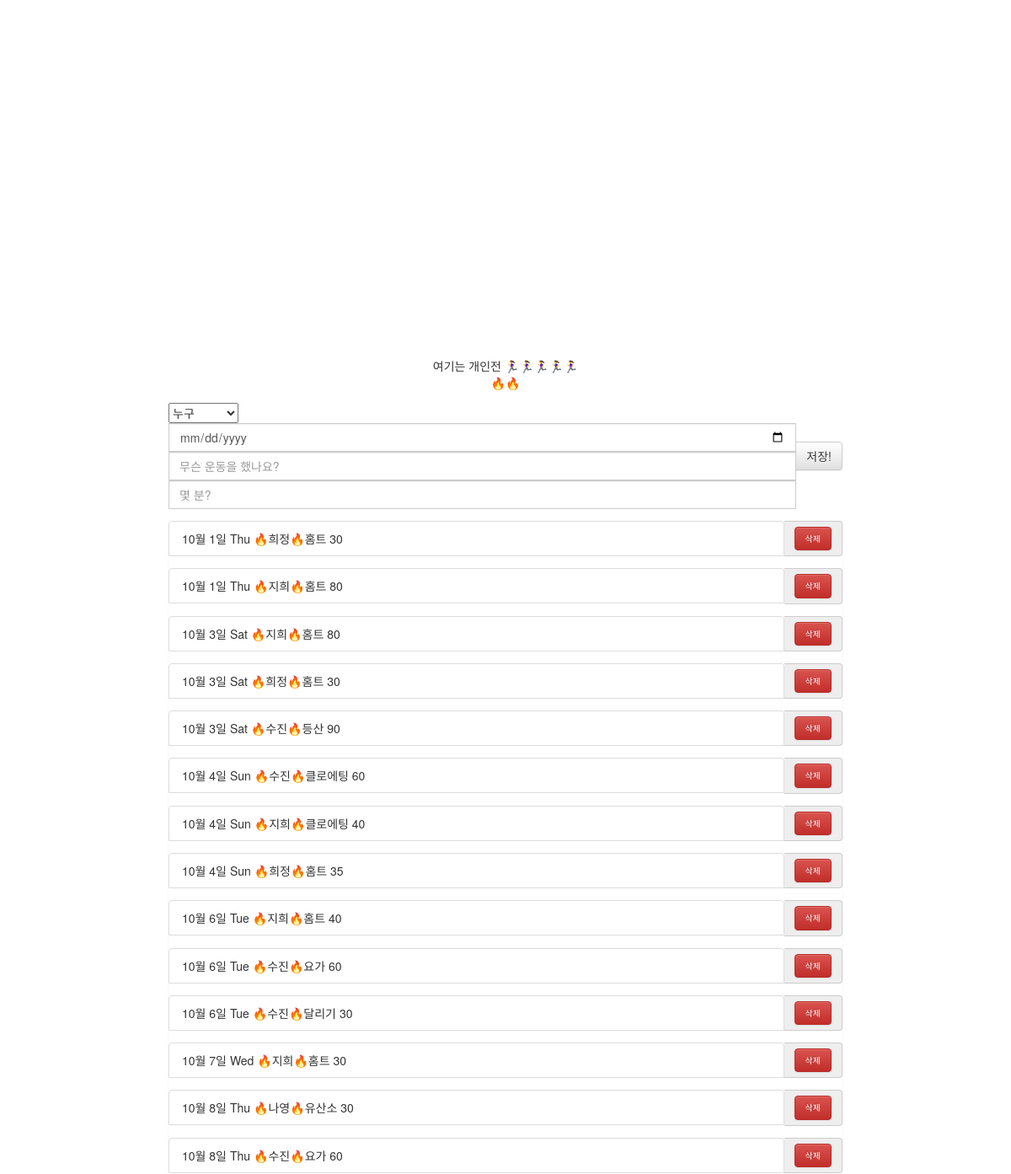
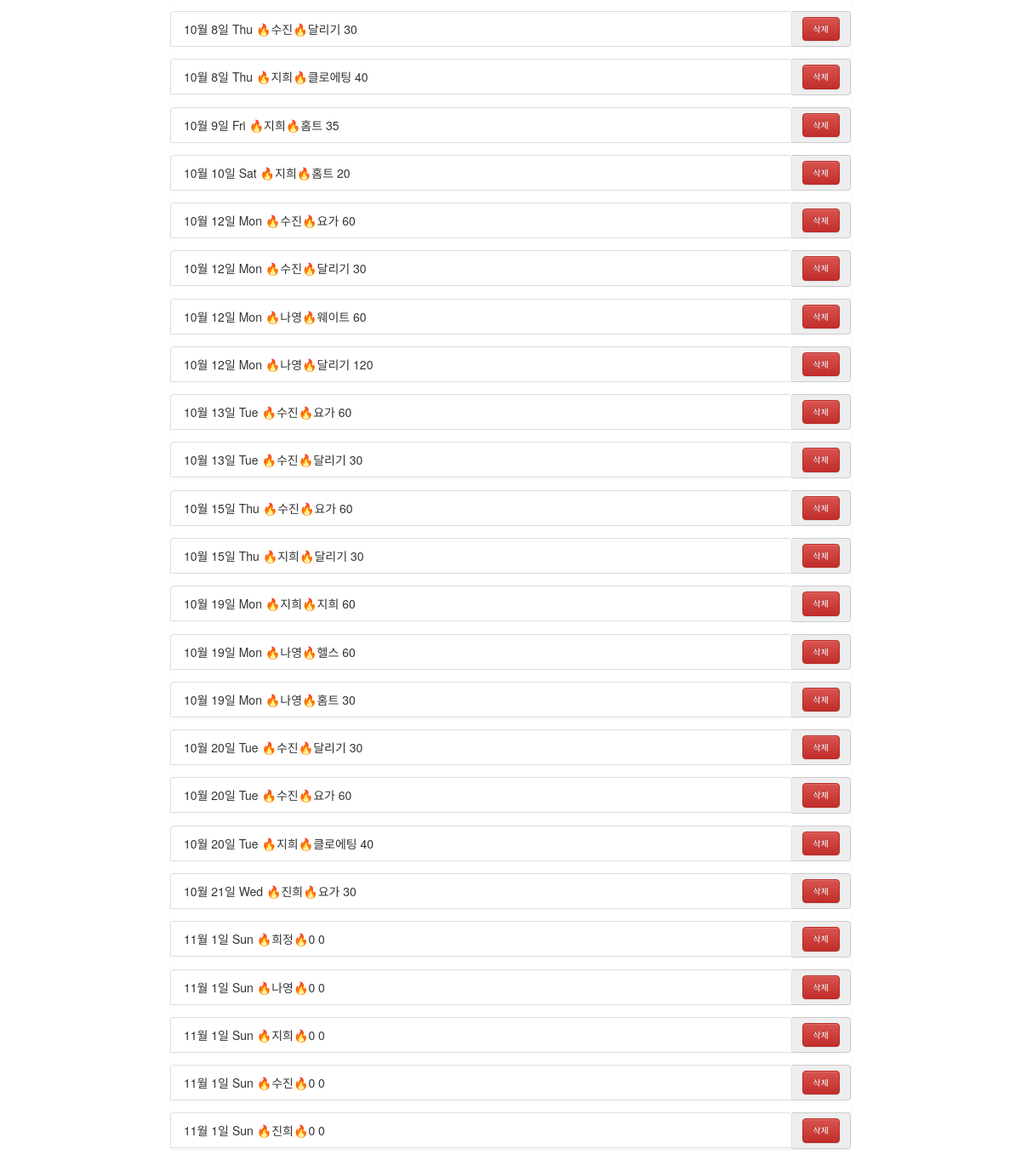
The page / on the database its author committed (2 pictures, top to bottom).
### fitApp/models.py (models this page shows)
class Exercise(models.Model):
    today = models.DateTimeField(default=timezone.now)
    nickname = models.CharField(max_length=100, default='0')
    exer_title = models.CharField(max_length=100)
    exer_time = models.IntegerField()
    exer_date = models.DateField(max_length=100, default=timezone.now)

### fitApp/views.py (the view)
# urls.py: path('', views.bar, name='bar'),
def bar(request):
    exercises = Exercise.objects.all()
    sujin_time10 = Exercise.objects.filter(nickname='수진', exer_date__month=10).aggregate(Sum('exer_time'))
    sujin10 = sujin_time10['exer_time__sum']
    nayoung_time10 = Exercise.objects.filter(nickname='나영', exer_date__month=10).aggregate(Sum('exer_time'))
    nayoung10 = nayoung_time10['exer_time__sum']
    jihee_time10 = Exercise.objects.filter(nickname='지희', exer_date__month=10).aggregate(Sum('exer_time'))
    jihee10 = jihee_time10['exer_time__sum']
    heejung_time10 = Exercise.objects.filter(nickname='희정', exer_date__month=10).aggregate(Sum('exer_time'))
    heejung10 = heejung_time10['exer_time__sum']
    jinhee_time10 = Exercise.objects.filter(nickname='진희', exer_date__month=10).aggregate(Sum('exer_time'))
    jinhee10 = jinhee_time10['exer_time__sum']
    sujin_time11 = Exercise.objects.filter(nickname='수진', exer_date__month=11).aggregate(Sum('exer_time'))
    sujin11 = sujin_time11['exer_time__sum']
    nayoung_time11 = Exercise.objects.filter(nickname='나영', exer_date__month=11).aggregate(Sum('exer_time'))
    nayoung11 = nayoung_time11['exer_time__sum']
    jihee_time11 = Exercise.objects.filter(nickname='지희', exer_date__month=11).aggregate(Sum('exer_time'))
    jihee11 = jihee_time11['exer_time__sum']
    heejung_time11 = Exercise.objects.filter(nickname='희정', exer_date__month=11).aggregate(Sum('exer_time'))
    heejung11 = heejung_time11['exer_time__sum']
    jinhee_time11 = Exercise.objects.filter(nickname='진희', exer_date__month=11).aggregate(Sum('exer_time'))
    jinhee11 = jinhee_time11['exer_time__sum']
    print(type(jinhee11))
    a = [sujin11, sujin10] # 수진 = [11월, 10월, 9월, 8월, 7월]
    b = [nayoung11, nayoung10] # 나영
    c = [jihee11, jihee10] # 지희
    d = [heejung11, heejung10] # 희정
    e = [jinhee11, jinhee10] # 진희
    context = {'a': a, 'b': b, 'c': c, 'd': d, 'e': e,'exercises': exercises}
    return render(request, 'chart_bar.html', context)

### fitApp/templates/chart_bar.html (shortened to what this page needs)
<!DOCTYPE html>
<html lang="en">
<head>
    <link rel="stylesheet" href="https://maxcdn.bootstrapcdn.com/bootstrap/3.3.2/css/bootstrap.min.css">
    <link rel="stylesheet" href="https://maxcdn.bootstrapcdn.com/bootstrap/3.3.2/css/bootstrap-theme.min.css">
</head>
<body>
    <figure class="highcharts-figure">
        <div id="container"></div>
        <p class="highcharts-description">
        <center>여기는 개인전 🏃‍♀️🏃‍♀️🏃‍♀️🏃‍♀️🏃‍♀
        <br> 🔥🔥 </br>
        </center>
        </p>
    </figure>
    <div class="exercise">
        <div class="messageDiv">
            <form action="./createExercise/" method="POST">{% csrf_token %}
                <div class="input-group">
                    <select id="nickname" name="nickname">
                        <option value="">누구</option>
                    </select>
                    <input id="exerDate" name="exerDate" type="date" class="form-control" placeholder="언제 했나요?">
                    <input id="exerTitle" name="exerTitle" type="text" class="form-control" placeholder="무슨 운동을 했나요?">
                    <input id="exerTime" name="exerTime" type="number" min="0" max="300" step="1" class="form-control" placeholder="몇 분?">
                    <span class="input-group-btn">
                        <button class="btn btn-default" type="submit">저장!</button>
                    </span>
                </div>
            </form>
        </div>
          <div class="exerDiv1">
                <ul class="list-group">
                    {% for exercise in exercises %}
                    <form action="./deleteExercise/" method="GET">
                        <div class="input-group" name='todo1'>
                            <li class="list-group-item">{{ exercise.exer_date|date:"n월 j일 D" }} 🔥️{{ exercise.nickname }}🔥{{ exercise.exer_title }}  {{ exercise.exer_time }}</li>
                            <span class="input-group-addon">
                                <button type="submit" class="custom-btn btn btn-danger">삭제</button>
                            </span>
                        </div>
                    </form>
                    {% endfor %}
                </ul>
            </div>
        </div>
</body>
</html>

### fitApp/templates/chart_bar.html (style rules this page uses)
.highcharts-figure, .highcharts-data-table table { min-width: 310px; max-width: 800px; margin: 1em auto; }
#container { height: 400px; }
.messageDiv { min-width: 310px; max-width: 800px; margin: 1em auto; }
.input-group { min-width: 310px; max-width: 800px; margin: 1em auto; }
.exerDiv1 { min-width: 310px; max-width: 800px; margin: 1em auto; }
.custom-btn { font-size: 10px; }

### rows shown on the page
Exercise: exer_date "10월 1일 Thu", nickname "희정", exer_title "홈트", exer_time "30"
Exercise: exer_date "10월 1일 Thu", nickname "지희", exer_title "홈트", exer_time "80"
Exercise: exer_date "10월 3일 Sat", nickname "지희", exer_title "홈트", exer_time "80"
Exercise: exer_date "10월 3일 Sat", nickname "희정", exer_title "홈트", exer_time "30"
Exercise: exer_date "10월 3일 Sat", nickname "수진", exer_title "등산", exer_time "90"
Exercise: exer_date "10월 4일 Sun", nickname "수진", exer_title "클로에팅", exer_time "60"
Exercise: exer_date "10월 4일 Sun", nickname "지희", exer_title "클로에팅", exer_time "40"
Exercise: exer_date "10월 4일 Sun", nickname "희정", exer_title "홈트", exer_time "35"
Exercise: exer_date "10월 6일 Tue", nickname "지희", exer_title "홈트", exer_time "40"
Exercise: exer_date "10월 6일 Tue", nickname "수진", exer_title "요가", exer_time "60"
Exercise: exer_date "10월 6일 Tue", nickname "수진", exer_title "달리기", exer_time "30"
Exercise: exer_date "10월 7일 Wed", nickname "지희", exer_title "홈트", exer_time "30"
Exercise: exer_date "10월 8일 Thu", nickname "나영", exer_title "유산소", exer_time "30"
Exercise: exer_date "10월 8일 Thu", nickname "수진", exer_title "요가", exer_time "60"
Exercise: exer_date "10월 8일 Thu", nickname "수진", exer_title "달리기", exer_time "30"
Exercise: exer_date "10월 8일 Thu", nickname "지희", exer_title "클로에팅", exer_time "40"
Exercise: exer_date "10월 9일 Fri", nickname "지희", exer_title "홈트", exer_time "35"
Exercise: exer_date "10월 10일 Sat", nickname "지희", exer_title "홈트", exer_time "20"
Exercise: exer_date "10월 12일 Mon", nickname "수진", exer_title "요가", exer_time "60"
Exercise: exer_date "10월 12일 Mon", nickname "수진", exer_title "달리기", exer_time "30"
Exercise: exer_date "10월 12일 Mon", nickname "나영", exer_title "웨이트", exer_time "60"
Exercise: exer_date "10월 12일 Mon", nickname "나영", exer_title "달리기", exer_time "120"
Exercise: exer_date "10월 13일 Tue", nickname "수진", exer_title "요가", exer_time "60"
Exercise: exer_date "10월 13일 Tue", nickname "수진", exer_title "달리기", exer_time "30"
Exercise: exer_date "10월 15일 Thu", nickname "수진", exer_title "요가", exer_time "60"
Exercise: exer_date "10월 15일 Thu", nickname "지희", exer_title "달리기", exer_time "30"
Exercise: exer_date "10월 19일 Mon", nickname "지희", exer_title "지희", exer_time "60"
Exercise: exer_date "10월 19일 Mon", nickname "나영", exer_title "헬스", exer_time "60"
Exercise: exer_date "10월 19일 Mon", nickname "나영", exer_title "홈트", exer_time "30"
Exercise: exer_date "10월 20일 Tue", nickname "수진", exer_title "달리기", exer_time "30"
Exercise: exer_date "10월 20일 Tue", nickname "수진", exer_title "요가", exer_time "60"
Exercise: exer_date "10월 20일 Tue", nickname "지희", exer_title "클로에팅", exer_time "40"
Exercise: exer_date "10월 21일 Wed", nickname "진희", exer_title "요가", exer_time "30"
Exercise: exer_date "11월 1일 Sun", nickname "희정", exer_title "0", exer_time "0"
Exercise: exer_date "11월 1일 Sun", nickname "나영", exer_title "0", exer_time "0"
Exercise: exer_date "11월 1일 Sun", nickname "지희", exer_title "0", exer_time "0"
Exercise: exer_date "11월 1일 Sun", nickname "수진", exer_title "0", exer_time "0"
Exercise: exer_date "11월 1일 Sun", nickname "진희", exer_title "0", exer_time "0"
